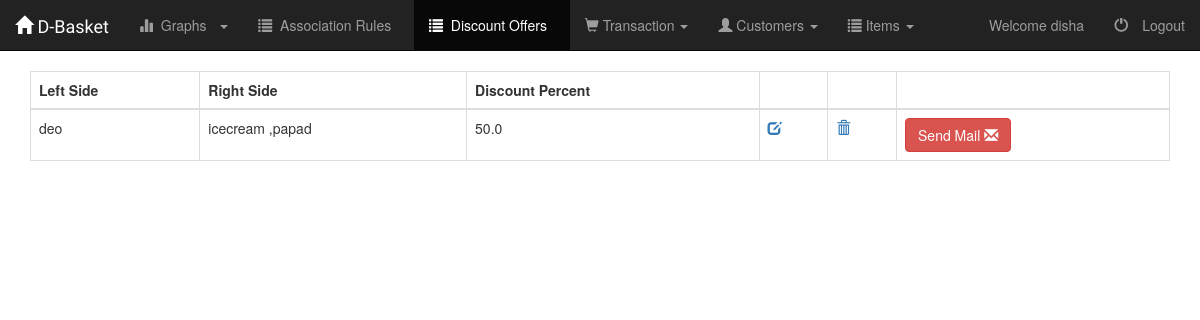
/emp/discount/list/ (signed in), run on an earlier commit of the app's database.
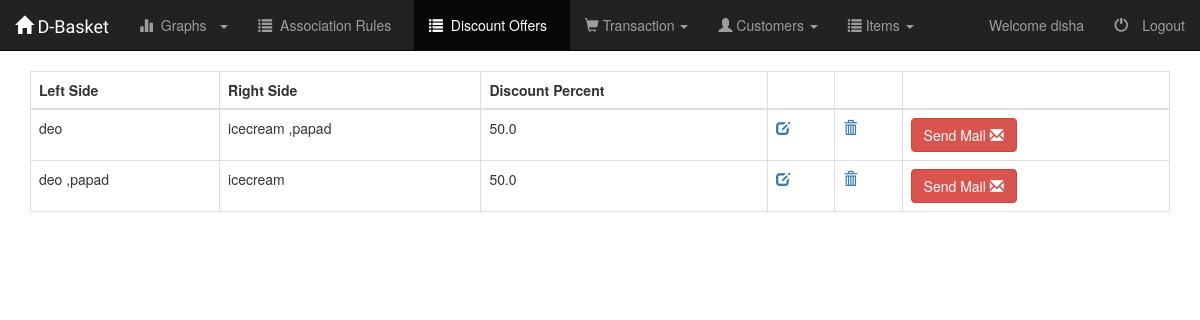
And on a later commit of the database.
### AdminPanel/models.py (models this page shows, shortened)
class Discount(models.Model):
	left_item1 = models.ForeignKey('Item', on_delete=models.CASCADE, verbose_name = 'Left Item 1', blank=True, null=True, related_name = 'left_item1')
	left_item2 = models.ForeignKey('Item', on_delete=models.CASCADE, verbose_name = 'Left Item 2', blank=True, null=True, related_name = 'left_item2')
	right_item1 = models.ForeignKey('Item', on_delete=models.CASCADE, verbose_name = 'Right Item 1', blank=True, null=True, related_name = 'right_item1')
	right_item2 = models.ForeignKey('Item', on_delete=models.CASCADE, verbose_name = 'Right Item 2', blank=True, null=True, related_name = 'right_item2')
	discount_percent = models.FloatField()

class Item(models.Model):
	item_name = models.CharField(max_length = 50, verbose_name = 'Item Name')
	stocks = models.IntegerField()

### AdminPanel/discount_views.py (the view)
class DiscountListView(generic.ListView):
	template_name = "AdminPanel/discount_list.html"
	context_object_name = 'discount_list'
	def get_queryset(self):
		return Discount.objects.all()

### AdminPanel/templates/AdminPanel/discount_list.html (shortened to what this page needs)
{% extends "base.html" %}
{% block stylesheets %}
	<link rel="stylesheet"
	href="http://cdn.datatables.net/1.10.2/css/jquery.dataTables.min.css"></style>
	<link href="https://maxcdn.bootstrapcdn.com/bootstrap/3.3.7/css/bootstrap.min.css" rel="stylesheet">
{% endblock stylesheets %}
{% block tabs %}
	{% include "AdminPanel/tabs.html" with active_tab='discount_list' %}
{% endblock tabs %}
{% block content %}
	<div class="container">
		<table class="table table-hover table-bordered dt-responsive" id="discountTable">
			<thead>
				<tr>
					<th>Left Side</th>
					<th>Right Side</th>
					<th>Discount Percent</th>
					<th></th>
					<th></th>
					<th></th>
				</tr>
			</thead>
			<tbody>
				{% for discount in discount_list  %}
					<tr>
						<td>
							{{ discount.left_item1.item_name }}
							{% if discount.left_item2 != None  %}
									,{{discount.left_item2.item_name}}
							{% endif %}
						</td>
						<td>
							{{ discount.right_item1.item_name }}
							{% if discount.right_item2 != None  %}
									,{{discount.right_item2.item_name}}
							{% endif %}
						</td>
						<td>
							{{ discount.discount_percent }}
						</td>
						<td>
							<a href="{% url 'adminpanel:update-discount' discount.pk %}">
								<span class="glyphicon glyphicon-edit" aria-hidden="true"/>
							</a>
						</td>
						<td>
							<a href="{% url 'adminpanel:delete-discount' discount.pk %}">
								<span class="glyphicon glyphicon-trash" aria-hidden="true"/>
							</a>
						</td>
						<td>
							<form action="{% url 'adminpanel:send-discount-mail' %}" method="POST" role="form">
								<button type="submit" class="btn btn-danger">
									Send Mail
									<span class="glyphicon glyphicon-envelope"></span>
								</button>
							</form>
						</td>
					</tr>
				{% endfor %}
			</tbody>
		</table>
	</div>
{% endblock content%}

What changed in the data, as far as the page shows it:
added Discount: left_item1.item_name "deo", left_item2.item_name "papad", right_item1.item_name "icecream", discount_percent "50.0"
